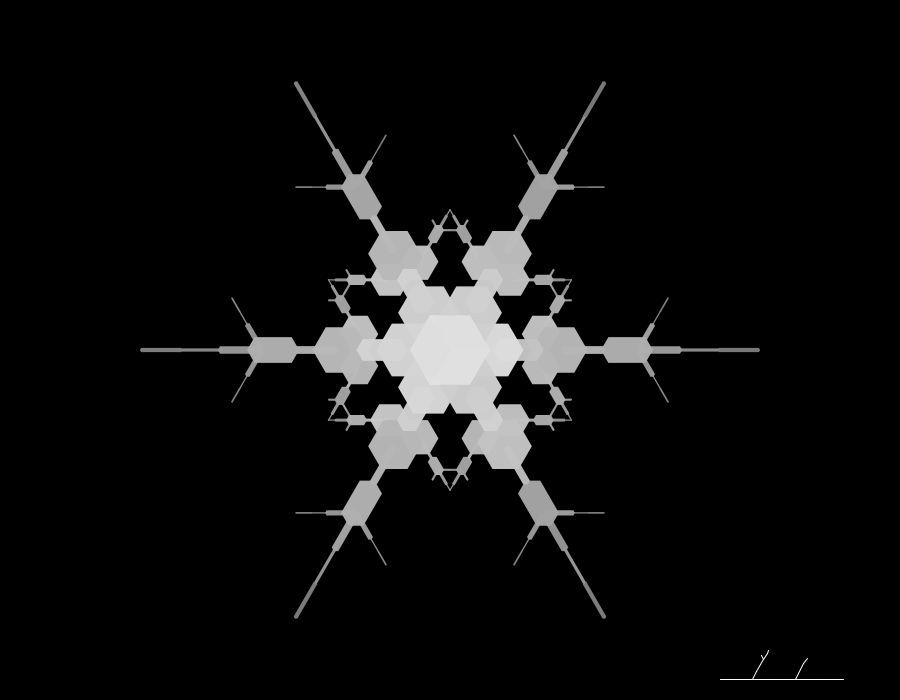
Frame 1 (no input)
Frame 60 (the mouse pressed at the canvas centre just before this capture): identical to frame 1, image omitted
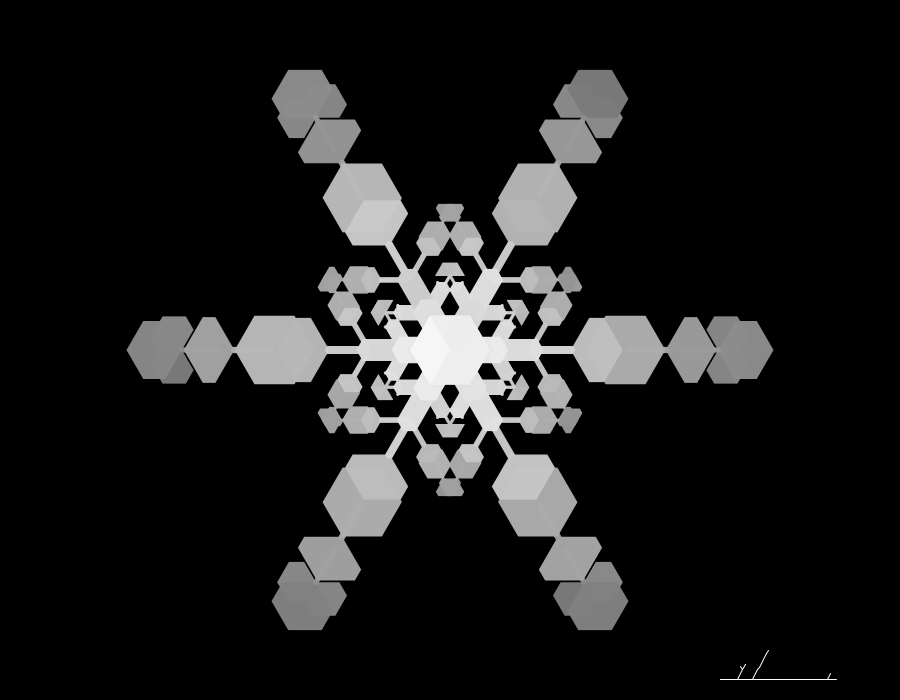
Frame 120 (the mouse held since frame 60 and released just before this capture)

The Processing sketch that drew these frames (run headless with seeded random() and noise(); from frame 60 on, the mouse is pressed at the canvas centre):

// Processing sketch: generator
// ── generator.pde

//void setup(){
//  size(640, 320);
//  background(50);
//    noStroke();
//  for(int i = 0; i < 5000; i++){
//    fill(random(255), 0, random(255), 5);
//    ellipse(random(width), random(height), 50, 50);
//  }
//  save("output.png");
//  exit();
//}

// Algorithmic Snowflake
//
//  TREE: the snowflake is a binary tree, "var tree" is the head
//  CYCLE: one growth cycle
//  FRAME: a CYCLE contain many FRAMES

class Point{
  float x;
  float y;
  Point(float ix, float iy){
    this.x = ix;
    this.y = iy;
  }
  Point(){
    this.x = 0;
    this.y = 0;
  }
};

class Properties{
  float length;
  float thickness;
  Properties(float l, float t){
    this.length = l;
    this.thickness = t;
  }
};


// PROGRAM PARAMETERS
boolean ANIMATIONS = false;  // 0 or 1, turn animations OFF or ON

// enum sine and cosine 60deg increments for quick lookup 
// clockwise starting from 3:00
Point[] DIRECTION = {new Point(1, 0),
  new Point(.5,  -0.86602540378444),
  new Point(-.5, -0.86602540378444),
  new Point(-1,  0),
  new Point(-.5, 0.86602540378444),
  new Point(.5,  0.86602540378444) };
int RIGHT = 1;
int LEFT = 0;
// these refer to the animation cycle, the time between 2 frames of growth
float CYCLE_PROGRESS = 0;  // updated mid loop (0.0 to 1.0) 1.0 means entering next step
int CYCLE_LENGTH = 30; // # of frames each growth cycle lasts
int CYCLE_FRAME = 0;
int CYCLE_NUM = 0;
// canvas stuff
//var canvas;  // HTML canvas, for saving image
Point originSnowflake;  // screen coordinates
Point originTree;       // screen coordinates

binaryTree tree;  // the snowflake data model
// GENERATOR PARAMETERS 
int DEPTH = 8;
float matter = 40;
// var pressure = [.8, .6, .3, .1, .05, .2, .6, .9];
float pressure[] = new float[9];// = [.2, .05, .1, .03, .1, .5, .05, .5, .8];
boolean density[] = new boolean[9];// = [false, true, false, false, true, true, false, true, true, true];
float moisture[] = new float[9];

int windowWidth, windowHeight;

int ITERATIONS;

////////////////////////////////
//  P5.JS
//////////////////////////////
void buildAtmosphere(){
  ITERATIONS = (int)random(6) + 6;
  pressure = new float[ITERATIONS];
  density = new boolean[ITERATIONS];
  moisture = new float[ITERATIONS];
  for(int i = 0; i < ITERATIONS; i++){
    pressure[i] = random(1);
    if(random(10) > 5)
      density[i] = true;
    else 
      density[i] = false;
    moisture[i] = random(1);
  }
  for(int i = 0; i < 3; i++){
    int index = int(random(ITERATIONS));
    pressure[index] = random(0.0, 0.1);
  }
  for(int i = 0; i < ITERATIONS; i++)
    println("ATMOSPHERE: pressure:" + pressure[i] + "  density:" + density[i] + "  moisture:" + moisture[i]);
}
void resetAnimations(){
  // these refer to the animation cycle, the time between 2 frames of growth
  CYCLE_PROGRESS = 0;  // updated mid loop (0.0 to 1.0) 1.0 means entering next step
  CYCLE_LENGTH = 30; // # of frames each growth cycle lasts
  CYCLE_FRAME = 0;
  CYCLE_NUM = 0;
}
void initTree(){
  resetAnimations();
  tree = new binaryTree(null, new Properties(0.0, matter));
  buildAtmosphere();
}

void setup() {
  size(900,700);
  windowWidth = 900;
  windowHeight = 700;
  //canvas = createCanvas(windowWidth, windowHeight);
  resizeOrigins();
  frameRate(10);
  initTree();

  if(ANIMATIONS){
    //frameRate(
    //setInterval(function(){initTree();}, 12000);
  }
  else{
    //noLoop();
    // grow and draw a tree
    for(int i = 0; i < ITERATIONS; i++){
      growTree(tree, pressure[i], density[i], moisture[i]);
    }
    draw();
  }
}
void mousePressed() {
  // DEPTH++;
  // if(!ANIMATIONS){
  //   growTree(tree);
  //   draw(tree);
  // }
  tree = null;
  initTree();
  for(int i = 0; i < ITERATIONS; i++){
    growTree(tree, pressure[i], density[i], moisture[i]);
  }
  draw();
}
void draw() {
  background(0);
  // a 30 deg line showing the crop position on the wedge
  // stroke(200);
  // line(originTree.x, originTree.y, originTree.x + 200*cos(30/180*Math.PI), originTree.y - 200*sin(30/180*Math.PI));

  // fill(40, 255);
  // beginShape();
  // var SLICE_LENGTH = 140;
  // vertex(originTree.x, originTree.y);
  // vertex(originTree.x + SLICE_LENGTH*cos(30/180*Math.PI), originTree.y - SLICE_LENGTH*sin(30/180*Math.PI));
  // vertex(originTree.x + SLICE_LENGTH/(sqrt(3)*.5), originTree.y);
  // endShape(CLOSE);

  stroke(255);
  noFill();
  drawTree(tree, originTree, 0);
  noStroke();
  fill(255, 80);
  drawSnowflake(tree, originSnowflake);
  // stroke(0);
  // drawSnowflakeTree(tree, originSnowflake);


  //if(ANIMATIONS){
  //  CYCLE_PROGRESS = CYCLE_FRAME / CYCLE_LENGTH;

  //  animateGrowth(tree, CYCLE_PROGRESS);
  
  //  if(CYCLE_FRAME >= CYCLE_LENGTH && DEPTH > 0){
  //    CYCLE_NUM++;
  //    CYCLE_FRAME = 0;
  //    DEPTH--;
  //    CYCLE_PROGRESS = CYCLE_FRAME / CYCLE_LENGTH;
  //    stopAllAnimations(tree);
  //    growTree(tree);
  //  }
  //  if(CYCLE_FRAME < CYCLE_LENGTH)
  //    CYCLE_FRAME++;
  //}
}
///////////////////////////////
//  SNOWFLAKE GROWING
///////////////////////////////
// animateGrowth taps into the "valueToBeGrown" and "valueAnimated" inside of each
// node, and increments / decrements each according to CYCLE_PROGRESS, which
// goes from 0.0 to 1.0, signaling end of growth cycle

//void animateGrowth(binaryTree tree, float progress){
//  findLeaves_animatedGrowth(tree, progress);
//}
//  void findLeaves_animatedGrowth(binaryTree tree, float progress){  // progress is 0.0 to 1.0
//    // ANIMATIONS
//    tree.length.animate(progress);
//    tree.thickness.animate(progress);
//    if(tree.left){
//      findLeaves_animatedGrowth(tree.left, progress);
//    }
//    if(tree.right){
//      findLeaves_animatedGrowth(tree.right, progress);
//    }
//  }
//void stopAllAnimations(binaryTree tree){
//  findLeaves_stopAllAnim(tree);
//}
//  void findLeaves_stopAllAnim(binaryTree tree){  // progress is 0.0 to 1.0
//    // ANIMATIONS
//    tree.length.stopAnimation();
//    tree.thickness.stopAnimation();
//    if(tree.left){
//      findLeaves_stopAllAnim(tree.left);
//    }
//    if(tree.right){
//      findLeaves_stopAllAnim(tree.right);
//    }
//  }

void growTree(binaryTree node, float kPressure, boolean kDensity, float kMoisture){
  findLeaves_growTree(node, kPressure, kDensity, kMoisture);
  setGlobalTreeVariables(node);
}
  void findLeaves_growTree(binaryTree node, float kPressure, boolean kDensity, float kMoisture){
    if(node.left != null)
      findLeaves_growTree(node.left, kPressure, kDensity, kMoisture);    
    if(node.right != null)
      findLeaves_growTree(node.right, kPressure, kDensity, kMoisture);

  // GROW MORE CRYSTALS
    if(node.left == null && node.right == null && !node.dead && node.branchesR < 3){
      
      // var twoBranches = (random(10) < 8);
      boolean twoBranches = kDensity;
      //if(node.parent == null) twoBranches = false;  // force first seed to branch only left
      if(node.length == 0.0) twoBranches = false;  // force first seed to branch only left
      
      float shortenby = (float)Math.pow(0.4, node.branchesR);
      // var newLength = node.length.value * pressure[DEPTH];
      float newLength = matter * cos(PI * .5 * kPressure)  * shortenby;
      float newThickness = matter * sin(PI * .5 * kPressure) * shortenby;

      if(newLength < node.thickness){
        println("adjusting value");
        newLength = node.thickness + 3;
      }

      if(true){//newLength > 5){
        // if(newLength < 30)
        //   newLength = 30;

        // ADD CHILDREN
        // left
        node.addLeftChild(new Properties(newLength, newThickness));
        float leftIntersect = checkBoundaryCrossing(node, node.left);
        if(leftIntersect != -9999)
          makeNodeDead(node.left, leftIntersect, newThickness );
        // right
        if(twoBranches){
          node.addRightChild(new Properties(newLength * .7, newThickness * .7));
          float rightIntersect = checkBoundaryCrossing(node, node.right);
          if(rightIntersect != -9999)
            makeNodeDead(node.right, rightIntersect, newThickness );
        }
      }
    }
    // grow thicker
    if(node.age < 3){
      if(node.maxGeneration - node.generation == 0)
        node.thickness = node.thickness * (1+(1/(node.maxGeneration+2)));
        //node.thickness.set(node.thickness.value*(1+(1/(node.maxGeneration+2))) );
      else if(node.maxGeneration - node.generation == 1)
        node.thickness = node.thickness * (1+(1/(node.maxGeneration+3)));
        //node.thickness.set(node.thickness * (1+(1/(node.maxGeneration+3))) );
      else if(node.maxGeneration - node.generation == 2)
        node.thickness = node.thickness * (1+(1/(node.maxGeneration+4)));
        //node.thickness.set(node.thickness * (1+(1/(node.maxGeneration+4))) );
    }
  }
  
/////////////////////////////
//  DATA STRUCTURES
////////////////////////////////
int searchedMaxGeneration;
void setGlobalTreeVariables(binaryTree node){
  // it's unclear how useful the second step is
  // there may not be any reason to store the same variable
  //   inside every node
  searchedMaxGeneration = 0;
  findGlobals_treeVariables(node);
  setGlobals_treeVariables(node);
}
  void findGlobals_treeVariables(binaryTree node){
    if(node.generation > searchedMaxGeneration)
      searchedMaxGeneration = node.generation;
    if(node.left != null)
      findGlobals_treeVariables(node.left);
    if(node.right != null)
      findGlobals_treeVariables(node.right);
  }
  void setGlobals_treeVariables(binaryTree node){
    node.maxGeneration = searchedMaxGeneration;
    node.age = searchedMaxGeneration - node.generation + 1; 
    if(node.left != null)
      setGlobals_treeVariables(node.left);
    if(node.right != null)
      setGlobals_treeVariables(node.right);
  }

int mod6(int input){
  // throw in any value, negatives included, returns 0-5
  int i = input;
  while (i < 0) 
    i += 6;
  return i % 6;
}

void makeNodeDead(binaryTree node, float newLength, float newThickness){
  node.dead = true;
    node.thickness = newThickness;
    node.length = newLength;
    if(node.parent != null)
    node.location = new Point(node.parent.location.x + newLength * DIRECTION[node.direction].x, 
                          node.parent.location.y + newLength * DIRECTION[node.direction].y);
}

/////////////////////////////////
// GEOMETRY
/////////////////////////////////
// performs the necessary fixes to this specific problem
// and returns true if boundary was crossed and adjustments made
float checkBoundaryCrossing(binaryTree startNode, binaryTree endNode){
  // extract euclidean locations from parent and child
  Point start = startNode.location;
  Point end = endNode.location;
  // perform boundary check against 30 deg line
  Point result = RayLineIntersect(
      new Point(0.0, 0.0), 
      new Point( cos((float)(30.0/180*Math.PI)), sin((float)(30.0/180*Math.PI)) ), 
      new Point( start.x, abs(start.y) ), 
      new Point( end.x, abs(end.y) )
    );
  if(result != null){   // if yes, the boundary was crossed, result is new intersection
    // return distance from start to new intersection
    return sqrt((float)( (result.x-start.x)*(result.x-start.x) + (result.y-abs(start.y))*(result.y-abs(start.y)) ) );
  }
  return -9999;
}

Point RayLineIntersect(Point origin, Point dV, Point pA, Point pB){
  // if intersection, returns point of intersection
  // if no intersection, returns null
  Point v1 = new Point(origin.x - pA.x, origin.y - pA.y );
  Point v2 = new Point(pB.x - pA.x, pB.y - pA.y);
  Point v3 = new Point(-dV.y, dV.x);
  float t1 = (v2.x*v1.y - v2.y*v1.x) / (v2.x*v3.x + v2.y*v3.y);
  float t2 = (v1.x*v3.x + v1.y*v3.y) / (v2.x*v3.x + v2.y*v3.y);
  Point p = null;
  if(t2 > 0.0 && t2 < 1.0 && t1 > 0.0){
    Point dAB = new Point();
    float lengthAB = sqrt( (pB.x-pA.x)*(pB.x-pA.x) + (pB.y-pA.y)*(pB.y-pA.y) );
    dAB.x = (pB.x - pA.x) / lengthAB;
    dAB.y = (pB.y - pA.y) / lengthAB;
    p = new Point(pA.x + lengthAB * t2 * dAB.x, pA.y + lengthAB * t2 * dAB.y);
  }
  return p;
}
////////////////////////////////
// DRAWING & RENDERING
////////////////////////////////
float TREE_SCALE = 0.4;
void drawTree(binaryTree node, Point start, int angleDepth){
  if(node != null){
    if(node.left != null){
      drawTree(node.left, new Point(start.x + node.length * DIRECTION[angleDepth].x * TREE_SCALE, start.y + node.length * DIRECTION[angleDepth].y * TREE_SCALE), angleDepth);
    }
    if(node.right != null){
      drawTree(node.right, new Point(start.x + node.length * DIRECTION[angleDepth].x * TREE_SCALE, start.y + node.length * DIRECTION[angleDepth].y * TREE_SCALE), mod6(angleDepth+1));
    }
    float length = node.length;
    Point end = new Point(start.x + length * DIRECTION[angleDepth].x * TREE_SCALE,
                          start.y + length * DIRECTION[angleDepth].y * TREE_SCALE);
    line(start.x, start.y, end.x, end.y);
    //ellipse(end.x, end.y, 5, 5);
  }
}

void drawSnowflake(binaryTree node, Point location){
  for(int angle = 0; angle < 6; angle+=2)
    drawHexagonTreeWithReflections(node, location, angle);
  for(int angle = 1; angle < 6; angle+=2)
    drawHexagonTreeWithReflections(node, location, angle);
  // fill(20*node.age + 150, 255);
  // drawCenterHexagon(node, location);
}
  //void drawCenterHexagon(node, start){
  //  var length = node.length.get();
  //  var thickness = node.thickness.get();
  //  beginShape();
  //  for(int angle = 0; angle < 6; angle++){
  //    var point = {
  //        x:(start.x + (length+thickness) * DIRECTION[mod6(angle)].x),
  //        y:(start.y + (length+thickness) * DIRECTION[mod6(angle)].y) };
  //    vertex(point.x, point.y);
  //  }
  //  endShape(CLOSE);
  //}
  void drawHexagonTreeWithReflections(binaryTree node, Point start, int angle){
    if(node != null){
      // LENGTH and THICKNESS
      float length = node.length;
      float thickness = node.thickness;
      float pThickness;
      if(node.parent != null) pThickness = node.parent.thickness;
      else            pThickness = 0;
      // thickness grows HEXAGONALLY, not scaling proportionally
      // thickness = node.length.get();
      if(thickness > node.thickness)      
        thickness = node.thickness;
      // START AND END
      Point end = new Point(start.x + length * DIRECTION[angle].x, 
                            start.y + length * DIRECTION[angle].y);
      Point endThick = new Point(start.x + (length+thickness) * DIRECTION[angle].x, 
                                 start.y + (length+thickness) * DIRECTION[angle].y);
      Point startThick = new Point(start.x + pThickness * DIRECTION[angle].x, 
                                   start.y + pThickness * DIRECTION[angle].y);
      int thckAng = 2;
      if(thickness > pThickness){
        startThick = start;
        thckAng = 1;
      }
      if(node.right != null){
        drawHexagonTreeWithReflections(node.right, end, mod6(angle+1) );
        drawHexagonTreeWithReflections(node.right, end, mod6(angle-1) );
      }
      //first go to the bottom of node, following the main stem
      if(node.left != null)
        drawHexagonTreeWithReflections(node.left, end, angle);
      
      Point point1a = new Point(startThick.x + thickness * DIRECTION[mod6(angle-thckAng)].x,
                                startThick.y + thickness * DIRECTION[mod6(angle-thckAng)].y);
      Point point1b = new Point(startThick.x + thickness * DIRECTION[mod6(angle+thckAng)].x,
                                startThick.y + thickness * DIRECTION[mod6(angle+thckAng)].y);
      Point point2a = new Point(end.x - thickness * DIRECTION[mod6(angle+2)].x,
                                end.y - thickness * DIRECTION[mod6(angle+2)].y);
      Point point2b = new Point(end.x - thickness * DIRECTION[mod6(angle-2)].x,
                                end.y - thickness * DIRECTION[mod6(angle-2)].y);

      // fill(255, 128 * sqrt(1.0/node.generation));
      fill(12*node.age + 120 + (node.randomValue[angle%6]-5)*2, 250);
      beginShape();
      vertex(startThick.x, startThick.y);
      vertex(point1a.x, point1a.y);
      vertex(point2a.x, point2a.y);
      vertex(endThick.x, endThick.y);
      vertex(point2b.x, point2b.y);
      vertex(point1b.x, point1b.y);
      endShape(CLOSE);
    }
  }
  
//void drawSnowflakeTree(binaryTree node, Point location){
//  for(int i = 0; i < 6; i++)
//    drawTreeWithReflections(node, location, i);
//  function drawTreeWithReflections(node, location, angle){
//    if(node != null){
//      var length = node.length.get();
//      var start = location;
//      var end = {
//        x:(location.x + length * DIRECTION[angle].x), 
//        y:(location.y + length * DIRECTION[angle].y)
//      };
//      // stroke(0 + (200/node.maxGeneration)*node.generation);
//      line(start.x, start.y, end.x, end.y);
//      if(node.left != null)
//        drawTreeWithReflections(node.left, end, angle);
//      if(node.right != null){
//        drawTreeWithReflections(node.right, end, mod6(angle+1) );
//        drawTreeWithReflections(node.right, end, mod6(angle-1) );
//      }
//      ellipse(end.x, end.y, 5, 5);
//    }
//  }
//}

void resizeOrigins(){
  //if(windowWidth > windowHeight){
    originSnowflake = new Point(windowWidth*.5, windowHeight*.5);
    originTree = new Point(windowWidth*.8, windowHeight*.97);
  //}
  //else{
  //  originSnowflake = new Point(windowWidth*.5, windowHeight*.4);
  //  originTree = new Point(windowWidth*.3, windowHeight*.933);
  //}
}

//void windowResized() {
//  resizeCanvas(windowWidth, windowHeight);
//  resizeOrigins();
//}

void logTree(binaryTree node){
 if(node != null){
   boolean hasChildren = false;
   if(node.left != null || node.right != null)
     hasChildren = true;
   String thisChildType;
   if(node.childType == LEFT) thisChildType = "left";
   if(node.childType == RIGHT) thisChildType = "right";
   println("Node (" + 
     node.generation + "/" + 
     node.maxGeneration + ") LENGTH:(" + 
     node.length + ") PARENT:(" + 
     hasChildren + ") TYPE:(" + 
     node.childType + ") RIGHT BRANCHES:(" + 
     node.branchesR + ") (" + 
     node.location.x + "," +
     node.location.y + ")");
   logTree(node.left);
   logTree(node.right);
 }
}
// ── binaryTree.pde
class binaryTree{

    binaryTree parent;
    binaryTree right;
    binaryTree left;
    int childType;
    Point location;
    boolean dead; // set true, force node to be a leaf
    int branchesR;
    int age;    // how many generations old this node is  (maxGenerations - this.generation)
    int maxGeneration = 0;
    // each node has a persisting set of random values that can be assigned to anything
    float[] randomValue = { random(0,10), random(0,10), random(0,10), random(0,10), random(0,10), random(0,10) };    
    int generation;
    float length; //new animatableValue(data.length, 0);//parent.thickness.value);
    float thickness;//new animatableValue(data.thickness, 0);

    int direction;

        
        
  binaryTree(binaryTree parent, Properties data){
// nodes contain:  value (magnitude)
        // childType (LEFT or RIGHT)
        // dead (T/F: force node into leaf)
        // generation (number child away from top)
        // branchesR (number of cumulative right branches)
        // location ({x,y} position in euclidean space)
    // fix inputs
    //if(data.length == undefined)
    //  data.length = 0;

    //this.randomValue = { random(0,10), random(0,10), random(0,10), random(0,10), random(0,10), random(0,10) };    

    float length = data.length; //new animatableValue(data.length, 0);//parent.thickness.value);
    float thickness = data.thickness;//new animatableValue(data.thickness, 0);

    // manage properties related to the data structure
    if(parent != null){
      this.generation = parent.generation+1;
      // IMPORTANT: this jumps the growth by "parent.thickness", gives it a head start
      this.length = data.length;//new animatableValue(data.length, 0);//parent.thickness.value);
      this.thickness = data.thickness;//new animatableValue(data.thickness, 0);
      this.generation = parent.generation+1;
      // HERE: no head start
      // this.length = new animatableValue(length, 0);
    }else{
      // this is the beginning node of the tree, set initial conditions
      this.generation = 0;
      this.direction = 0;
      this.branchesR = 0;
      this.age = 1;
      this.length = data.length;//new animatableValue(data.length, 0);
      this.thickness = data.thickness;//new animatableValue(data.thickness, 0);
      this.location = new Point(0.0 + this.length * DIRECTION[this.direction].x, 
                            0.0 + this.length * DIRECTION[this.direction].y);
    }
  }
  
  void addChildren(Properties leftData, Properties rightData){
    this.addLeftChild(leftData);
    this.addRightChild(rightData);
  }
  void addLeftChild(Properties leftData){
    this.left = new binaryTree(this, leftData);
    this.left.childType = LEFT;
    this.left.direction = this.direction;
    this.left.branchesR = this.branchesR;
    this.left.location = new Point(this.location.x + this.left.length * DIRECTION[this.left.direction].x, 
                               this.location.y + this.left.length * DIRECTION[this.left.direction].y);
  }
  void addRightChild(Properties rightData){
    this.right = new binaryTree(this, rightData);
    this.right.childType = RIGHT;
    this.right.direction = mod6(this.direction+1);
    this.right.branchesR = this.branchesR + 1;
    this.right.location = new Point(this.location.x + this.right.length * DIRECTION[this.right.direction].x, 
                                this.location.y + this.right.length * DIRECTION[this.right.direction].y);
  }
}
